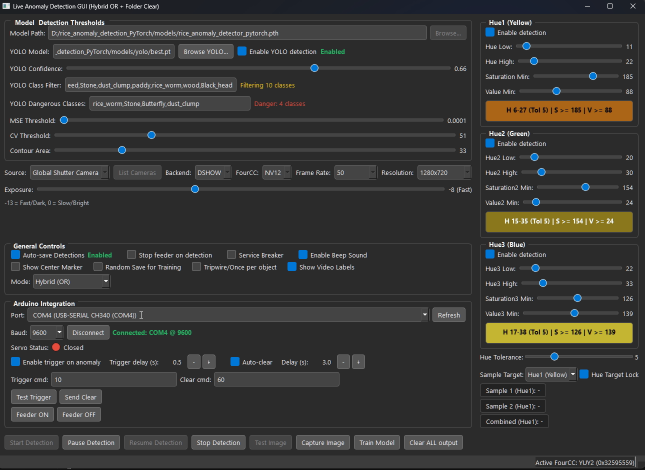
#> input picture bestConfig.png, 1289 x 940 px (shown at 1/2 size)
$ python -i 'test n12 latest.py'   (imports and definitions only)
#> lines starting #> are read from the running program, lines starting #| are printed output that depends on the picture; after the words box and inside, x2 and y2 are one past the last pixel; in counts of white or black regions, pixels touching at a corner belong together
import cv2
import numpy as np
import os
from datetime import datetime

# ค่าช่วงสีปัจจุบัน (ตัวอย่าง)
lower = np.array([20, 100, 100], dtype=np.uint8)  # H,S,V
upper = np.array([35, 255, 255], dtype=np.uint8)

# ระยะขอบที่ถือว่า "ใกล้" (ควรเริ่มเล็กแล้วค่อยปรับ)
dH, dS, dV = 5, 20, 20

def clamp_luv(x, lo, hi):  # helper กันค่าติดลบ/เกิน 255
    return np.clip(x, lo, hi).astype(np.uint8)

# คำนวณขอบชั้นใน/ชั้นนอก
inner_lower = clamp_luv(lower + np.array([dH, dS, dV]), 0, 255)
inner_upper = clamp_luv(upper - np.array([dH, dS, dV]), 0, 255)
outer_lower = clamp_luv(lower - np.array([dH, dS, dV]), 0, 255)
outer_upper = clamp_luv(upper + np.array([dH, dS, dV]), 0, 255)
#> further down, picture is the input picture: shape (940, 1289, 3); mean B, G, R 53.7, 55.6, 55.9

def log_near_border_if_needed(frame_bgr, save_dir="logs/hsv_border", ratio_threshold=0.02, min_pixels=2000):
#> called with save_dir = 'logs/hsv_border', ratio_threshold = 0.02, min_pixels = 2000
    hsv = cv2.cvtColor(frame_bgr, cv2.COLOR_BGR2HSV)
#> hsv: shape (940, 1289, 3); mean H, S, V 9.3, 14.3, 58.4

    # หน้ากากตามช่วงจริง
    mask = cv2.inRange(hsv, lower, upper)
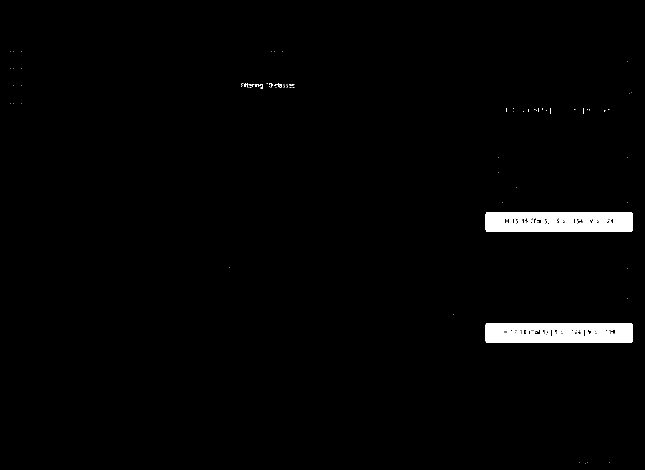
#> mask: shape (940, 1289) (shown at 1/2 size); 1.8% white; 83 white regions (77 under 20 px), largest, box (x1, y1, x2, y2) and area: (971, 424, 1265, 464) 10876, (971, 646, 1265, 686) 10858, (519, 168, 526, 178) 29, (491, 166, 497, 175) 23, (558, 168, 564, 175) 22, (539, 166, 545, 175) 21

    # ชั้นใน/ชั้นนอก
    mask_inner = cv2.inRange(hsv, inner_lower, inner_upper)
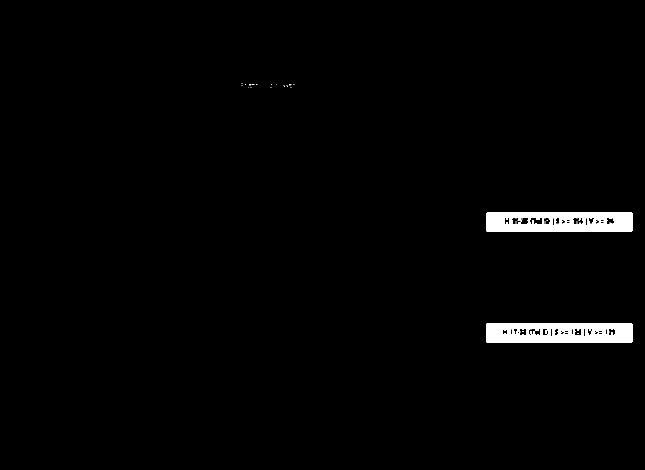
#> mask_inner: shape (940, 1289) (shown at 1/2 size); 1.7% white; 27 white regions (25 under 20 px), largest, box (x1, y1, x2, y2) and area: (973, 646, 1265, 686) 10194, (973, 424, 1265, 464) 10069
    mask_outer = cv2.inRange(hsv, outer_lower, outer_upper)
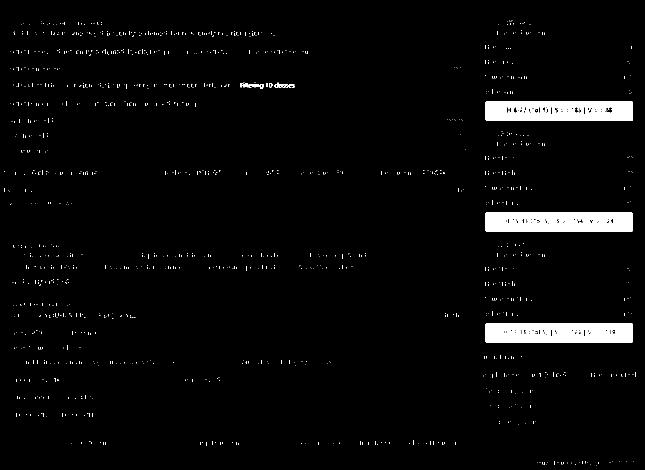
#> mask_outer: shape (940, 1289) (shown at 1/2 size); 3.1% white; 1234 white regions (1224 under 20 px), largest, box (x1, y1, x2, y2) and area: (971, 646, 1265, 686) 11032, (971, 424, 1265, 464) 11014, (971, 202, 1265, 242) 10779

    # แถบ “ใกล้ขอบ” = พื้นที่ที่อยู่ใน outer แต่ไม่อยู่ใน inner (exclusive region)
    near_band = cv2.bitwise_xor(mask_outer, mask_inner)
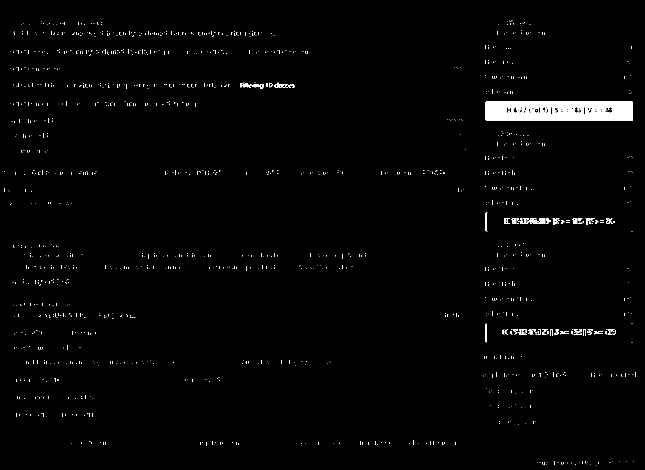
#> near_band: shape (940, 1289) (shown at 1/2 size); 1.4% white; 1332 white regions (1290 under 20 px), largest, box (x1, y1, x2, y2) and area: (971, 202, 1265, 242) 10779, (1059, 436, 1085, 448) 140, (1037, 436, 1057, 448) 104

    # เกณฑ์ตัดสินว่าจะเซฟไหม
    nb_pixels = int(np.count_nonzero(near_band))
#> nb_pixels = 16998
    h, w = near_band.shape[:2]
#> h = 940; w = 1289
    ratio = nb_pixels / float(h * w)
#> ratio = 0.014

    if (ratio >= ratio_threshold) or (nb_pixels >= min_pixels):
        # เตรียมไฟล์/โฟลเดอร์
        date_dir = datetime.now().strftime("%Y%m%d")
        folder = os.path.join(save_dir, date_dir)
        os.makedirs(folder, exist_ok=True)
        ts = datetime.now().strftime("%Y%m%d_%H%M%S_%f")

        # ทำ overlay เพื่อรีวิวง่าย: ขีดเส้น/เทสีบริเวณ near-band เป็นสีเด่น
        overlay = frame_bgr.copy()
        overlay[near_band > 0] = (0, 0, 255)  # แต่งสี (แดง) เฉพาะบริเวณใกล้ขอบ
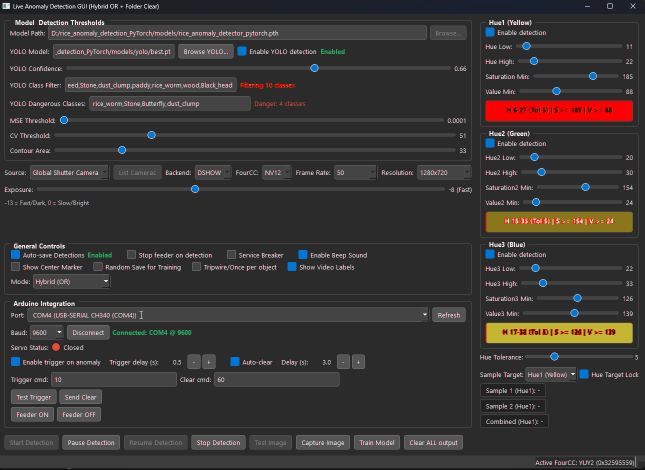
#> overlay: shape (940, 1289, 3) (shown at 1/2 size); 1.4% of pixels changed, all inside (x1, y1, x2, y2) = (9, 40, 1272, 931)

        # สถิติ HSV ของบริเวณ near-band (เอาไว้ปรับช่วง)
        nb_idx = near_band > 0
        h_vals = hsv[...,0][nb_idx].astype(np.int32)
#> h_vals = 16998 values, max 40 at index 15435, min 15 at index 0, mean 17.41
        s_vals = hsv[...,1][nb_idx].astype(np.int32)
#> s_vals = 16998 values, max 255 at index 977, min 80 at index 18, mean 189
        v_vals = hsv[...,2][nb_idx].astype(np.int32)
#> v_vals = 16998 values, max 255 at index 13506, min 80 at index 1005, mean 151.1
        def stats(arr):
            if arr.size == 0:
                return (None, None, None, None)
            return (int(np.mean(arr)), int(np.std(arr)),
                    int(np.percentile(arr, 10)), int(np.percentile(arr, 90)))

        h_mean,h_std,h_p10,h_p90 = stats(h_vals)
#> h_mean = 17; h_std = 3; h_p10 = 16; h_p90 = 22
        s_mean,s_std,s_p10,s_p90 = stats(s_vals)
#> s_mean = 189; s_std = 47; s_p10 = 108; s_p90 = 221
        v_mean,v_std,v_p10,v_p90 = stats(v_vals)
#> v_mean = 151; v_std = 34; v_p10 = 85; v_p90 = 171

        # เซฟรูป
        cv2.imwrite(os.path.join(folder, f"{ts}_frame.jpg"), frame_bgr)
        cv2.imwrite(os.path.join(folder, f"{ts}_mask.png"), mask)
        cv2.imwrite(os.path.join(folder, f"{ts}_near_band.png"), near_band)
        cv2.imwrite(os.path.join(folder, f"{ts}_overlay.jpg"), overlay)

        # เซฟ meta (อ่านง่าย)
        meta = (
            f"time={ts}\n"
            f"lower={tuple(int(x) for x in lower)}, upper={tuple(int(x) for x in upper)}\n"
            f"delta=(dH={dH}, dS={dS}, dV={dV})\n"
            f"near_pixels={nb_pixels}, ratio={ratio:.4f}\n"
            f"H(mean={h_mean}, std={h_std}, p10={h_p10}, p90={h_p90})\n"
            f"S(mean={s_mean}, std={s_std}, p10={s_p10}, p90={s_p90})\n"
            f"V(mean={v_mean}, std={v_std}, p10={v_p10}, p90={v_p90})\n"
        )
        with open(os.path.join(folder, f"{ts}_meta.txt"), "w", encoding="utf-8") as f:
            f.write(meta)

        return True, meta  # เพื่อขึ้น log ใน UI ถ้าต้องการ

    return False, None

>>> import cv2
>>> picture = cv2.imread('bestConfig.png')
>>> result = log_near_border_if_needed(picture)
